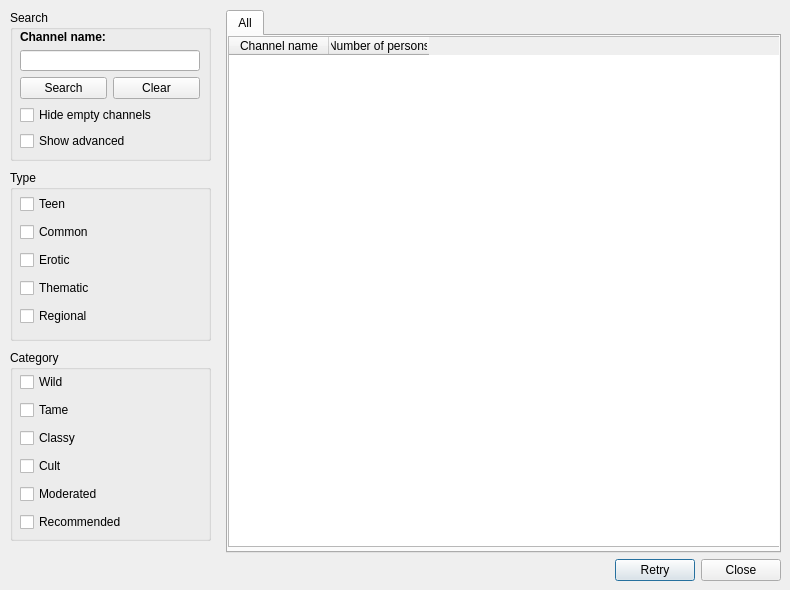
<?xml version="1.0" encoding="UTF-8"?>
<ui version="4.0">
 <class>uiChannelList</class>
 <widget class="QDialog" name="uiChannelList">
  <property name="windowModality">
   <enum>Qt::NonModal</enum>
  </property>
  <property name="geometry">
   <rect>
    <x>0</x>
    <y>0</y>
    <width>790</width>
    <height>590</height>
   </rect>
  </property>
  <property name="sizePolicy">
   <sizepolicy hsizetype="Preferred" vsizetype="Preferred">
    <horstretch>0</horstretch>
    <verstretch>0</verstretch>
   </sizepolicy>
  </property>
  <property name="windowTitle">
   <string>Channel list</string>
  </property>
  <property name="windowIcon">
   <iconset resource="../scc.qrc">
    <normaloff>:/images/logo16x16.png</normaloff>:/images/logo16x16.png</iconset>
  </property>
  <property name="modal">
   <bool>false</bool>
  </property>
  <widget class="QWidget" name="verticalLayoutWidget">
   <property name="geometry">
    <rect>
     <x>10</x>
     <y>10</y>
     <width>771</width>
     <height>571</height>
    </rect>
   </property>
   <layout class="QVBoxLayout" name="verticalLayout">
    <item>
     <layout class="QHBoxLayout" name="horizontalLayout_4">
      <item>
       <widget class="QWidget" name="widget" native="true">
        <property name="minimumSize">
         <size>
          <width>210</width>
          <height>0</height>
         </size>
        </property>
        <property name="maximumSize">
         <size>
          <width>210</width>
          <height>16777215</height>
         </size>
        </property>
        <widget class="QGroupBox" name="groupBox_search">
         <property name="geometry">
          <rect>
           <x>0</x>
           <y>0</y>
           <width>201</width>
           <height>151</height>
          </rect>
         </property>
         <property name="title">
          <string>Search</string>
         </property>
         <widget class="QWidget" name="verticalLayoutWidget_2">
          <property name="geometry">
           <rect>
            <x>10</x>
            <y>20</y>
            <width>180</width>
            <height>121</height>
           </rect>
          </property>
          <layout class="QVBoxLayout" name="verticalLayout_2">
           <item>
            <widget class="QLabel" name="label_channel_name">
             <property name="styleSheet">
              <string notr="true">font-weight:bold;</string>
             </property>
             <property name="text">
              <string>Channel name:</string>
             </property>
            </widget>
           </item>
           <item>
            <widget class="QLineEdit" name="lineEdit_search"/>
           </item>
           <item>
            <layout class="QHBoxLayout" name="horizontalLayout_5">
             <item>
              <widget class="QPushButton" name="pushButton_search">
               <property name="text">
                <string>Search</string>
               </property>
              </widget>
             </item>
             <item>
              <widget class="QPushButton" name="pushButton_clear">
               <property name="text">
                <string>Clear</string>
               </property>
              </widget>
             </item>
            </layout>
           </item>
           <item>
            <widget class="QCheckBox" name="checkBox_hide_empty_channels">
             <property name="text">
              <string>Hide empty channels</string>
             </property>
            </widget>
           </item>
           <item>
            <widget class="QCheckBox" name="checkBox_show_adv_options">
             <property name="text">
              <string>Show advanced</string>
             </property>
            </widget>
           </item>
          </layout>
         </widget>
        </widget>
        <widget class="QGroupBox" name="groupBox_type">
         <property name="geometry">
          <rect>
           <x>0</x>
           <y>160</y>
           <width>201</width>
           <height>171</height>
          </rect>
         </property>
         <property name="title">
          <string>Type</string>
         </property>
         <widget class="QWidget" name="verticalLayoutWidget_3">
          <property name="geometry">
           <rect>
            <x>10</x>
            <y>22</y>
            <width>181</width>
            <height>136</height>
           </rect>
          </property>
          <layout class="QVBoxLayout" name="verticalLayout_3">
           <item>
            <widget class="QCheckBox" name="checkBox_teen">
             <property name="text">
              <string>Teen</string>
             </property>
            </widget>
           </item>
           <item>
            <widget class="QCheckBox" name="checkBox_common">
             <property name="text">
              <string>Common</string>
             </property>
            </widget>
           </item>
           <item>
            <widget class="QCheckBox" name="checkBox_erotic">
             <property name="text">
              <string>Erotic</string>
             </property>
            </widget>
           </item>
           <item>
            <widget class="QCheckBox" name="checkBox_thematic">
             <property name="text">
              <string>Thematic</string>
             </property>
            </widget>
           </item>
           <item>
            <widget class="QCheckBox" name="checkBox_regional">
             <property name="text">
              <string>Regional</string>
             </property>
            </widget>
           </item>
          </layout>
         </widget>
        </widget>
        <widget class="QGroupBox" name="groupBox_category">
         <property name="geometry">
          <rect>
           <x>0</x>
           <y>340</y>
           <width>201</width>
           <height>191</height>
          </rect>
         </property>
         <property name="title">
          <string>Category</string>
         </property>
         <widget class="QWidget" name="verticalLayoutWidget_4">
          <property name="geometry">
           <rect>
            <x>10</x>
            <y>20</y>
            <width>181</width>
            <height>164</height>
           </rect>
          </property>
          <layout class="QVBoxLayout" name="verticalLayout_4">
           <item>
            <widget class="QCheckBox" name="checkBox_wild">
             <property name="text">
              <string>Wild</string>
             </property>
            </widget>
           </item>
           <item>
            <widget class="QCheckBox" name="checkBox_tame">
             <property name="text">
              <string>Tame</string>
             </property>
            </widget>
           </item>
           <item>
            <widget class="QCheckBox" name="checkBox_with_class">
             <property name="text">
              <string>Classy</string>
             </property>
            </widget>
           </item>
           <item>
            <widget class="QCheckBox" name="checkBox_cult">
             <property name="text">
              <string>Cult</string>
             </property>
            </widget>
           </item>
           <item>
            <widget class="QCheckBox" name="checkBox_moderated">
             <property name="text">
              <string>Moderated</string>
             </property>
            </widget>
           </item>
           <item>
            <widget class="QCheckBox" name="checkBox_recommended">
             <property name="text">
              <string>Recommended</string>
             </property>
            </widget>
           </item>
          </layout>
         </widget>
        </widget>
       </widget>
      </item>
      <item>
       <widget class="QTabWidget" name="tabWidget">
        <property name="enabled">
         <bool>true</bool>
        </property>
        <property name="sizePolicy">
         <sizepolicy hsizetype="Preferred" vsizetype="Preferred">
          <horstretch>0</horstretch>
          <verstretch>0</verstretch>
         </sizepolicy>
        </property>
        <property name="minimumSize">
         <size>
          <width>0</width>
          <height>0</height>
         </size>
        </property>
        <property name="currentIndex">
         <number>0</number>
        </property>
        <widget class="QWidget" name="tab_1">
         <attribute name="title">
          <string>All</string>
         </attribute>
         <widget class="QTableWidget" name="tableWidget_all">
          <property name="geometry">
           <rect>
            <x>0</x>
            <y>0</y>
            <width>591</width>
            <height>511</height>
           </rect>
          </property>
          <property name="minimumSize">
           <size>
            <width>200</width>
            <height>200</height>
           </size>
          </property>
          <property name="editTriggers">
           <set>QAbstractItemView::NoEditTriggers</set>
          </property>
          <property name="alternatingRowColors">
           <bool>true</bool>
          </property>
          <property name="selectionMode">
           <enum>QAbstractItemView::SingleSelection</enum>
          </property>
          <property name="selectionBehavior">
           <enum>QAbstractItemView::SelectRows</enum>
          </property>
          <attribute name="verticalHeaderVisible">
           <bool>false</bool>
          </attribute>
          <attribute name="verticalHeaderShowSortIndicator" stdset="0">
           <bool>false</bool>
          </attribute>
          <column>
           <property name="text">
            <string>Channel name</string>
           </property>
          </column>
          <column>
           <property name="text">
            <string>Number of persons</string>
           </property>
          </column>
         </widget>
        </widget>
       </widget>
      </item>
     </layout>
    </item>
    <item>
     <widget class="QDialogButtonBox" name="buttonBox">
      <property name="standardButtons">
       <set>QDialogButtonBox::Close|QDialogButtonBox::Retry</set>
      </property>
     </widget>
    </item>
   </layout>
  </widget>
 </widget>
 <resources>
  <include location="../scc.qrc"/>
 </resources>
 <connections/>
</ui>
